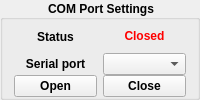
         <widget class="QGroupBox" name="groupBox_ComPortControls">
          <property name="font">
           <font>
            <weight>75</weight>
            <italic>false</italic>
            <bold>true</bold>
           </font>
          </property>
          <property name="styleSheet">
           <string notr="true">font:bold</string>
          </property>
          <property name="title">
           <string>COM Port Settings</string>
          </property>
          <property name="alignment">
           <set>Qt::AlignCenter</set>
          </property>
          <property name="flat">
           <bool>false</bool>
          </property>
          <property name="checkable">
           <bool>false</bool>
          </property>
          <layout class="QGridLayout" name="gridLayout_3">
           <property name="topMargin">
            <number>0</number>
           </property>
           <property name="bottomMargin">
            <number>0</number>
           </property>
           <property name="verticalSpacing">
            <number>0</number>
           </property>
           <item row="0" column="0">
            <widget class="QLabel" name="label_Status">
             <property name="text">
              <string>Status</string>
             </property>
             <property name="alignment">
              <set>Qt::AlignCenter</set>
             </property>
            </widget>
           </item>
           <item row="2" column="0">
            <widget class="QPushButton" name="pushButton_Open">
             <property name="text">
              <string>Open</string>
             </property>
            </widget>
           </item>
           <item row="2" column="1">
            <widget class="QPushButton" name="pushButton_Close">
             <property name="text">
              <string>Close</string>
             </property>
            </widget>
           </item>
           <item row="1" column="0">
            <widget class="QLabel" name="label_SerialPort">
             <property name="text">
              <string>Serial port</string>
             </property>
             <property name="alignment">
              <set>Qt::AlignCenter</set>
             </property>
            </widget>
           </item>
           <item row="0" column="1">
            <widget class="QLabel" name="label_ShowStatus">
             <property name="styleSheet">
              <string notr="true">color: rgb(255, 0, 0);</string>
             </property>
             <property name="text">
              <string>&lt;color:red&gt;Closed&lt;/&gt;</string>
             </property>
             <property name="textFormat">
              <enum>Qt::RichText</enum>
             </property>
             <property name="alignment">
              <set>Qt::AlignCenter</set>
             </property>
            </widget>
           </item>
           <item row="1" column="1">
            <widget class="QComboBox" name="comboBox_Port">
             <property name="currentIndex">
              <number>-1</number>
             </property>
             <property name="insertPolicy">
              <enum>QComboBox::InsertAtBottom</enum>
             </property>
             <property name="sizeAdjustPolicy">
              <enum>QComboBox::AdjustToContentsOnFirstShow</enum>
             </property>
            </widget>
           </item>
          </layout>
         </widget>
